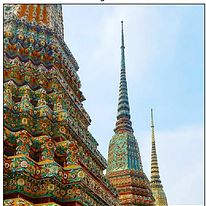
#> input picture Capture3.JPG, 206 x 206 px
$ python B1.py
#> lines starting #> are read from the running program, lines starting #| are printed output that depends on the picture
# Get set up
import cv2
import numpy as np
import matplotlib.pyplot as plt

img = cv2.imread("Capture3.JPG")
#> img is the input picture: shape (206, 206, 3); mean B, G, R 157.9, 161.5, 157
img = cv2.cvtColor(img, cv2.COLOR_BGR2RGB) # Fixes color read issue

av3 = cv2.blur(img,(3,3))
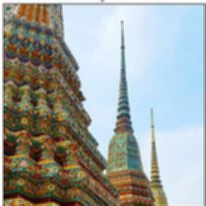
#> av3: shape (206, 206, 3); mean R, G, B 156.8, 161.3, 157.7
av5 = cv2.blur(img,(5,5))
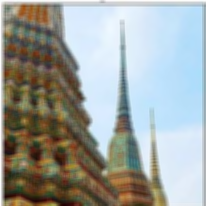
#> av5: shape (206, 206, 3); mean R, G, B 156.9, 161.4, 157.8

# Plot the image. This code is excluded for the rest of the article.
plt.gcf().set_size_inches(25,25)
plt.subplot(131),plt.imshow(img),plt.title('Original')
plt.xticks([]), plt.yticks([])
plt.subplot(132),plt.imshow(av3),plt.title('Averaging - 3x3')
plt.xticks([]), plt.yticks([])
plt.subplot(133),plt.imshow(av5),plt.title('Averaging - 5x5')
plt.xticks([]), plt.yticks([])
plt.show()
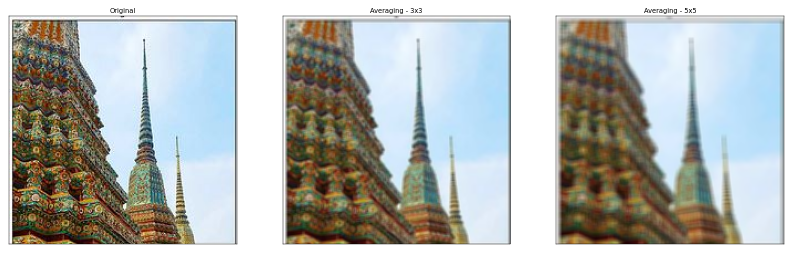
#> figure drawn by matplotlib, 3 panels

def noisy(image):

    row,col,ch = image.shape
    s_vs_p = 0.0005
    amount = 0.04
    out = np.copy(image)
    # Salt mode
    num_salt = np.ceil(amount * image.size * s_vs_p)
    coords = [np.random.randint(0, i - 1, int(num_salt))
          for i in image.shape]
    for i in coords:
        print(i)
        out[i] = [np.random.randint(0,245),np.random.randint(0,245),np.random.randint(0,245)]

    # Pepper mode
    num_pepper = np.ceil(amount* image.size * (1. - s_vs_p))
    coords = [np.random.randint(0, i - 1, int(num_pepper))
          for i in image.shape]
    for i in coords:
        print(i)
        out[i] = [np.random.randint(0,245),np.random.randint(0,245),np.random.randint(0,245)]
    return out

img = cv2.imread("Capture3.JPG")
img = cv2.cvtColor(img, cv2.COLOR_BGR2RGB)

from wand.image import Image

# Read image using Image() function
#> (the run stopped early here; a loop or call above may not have finished)

$ run again, with Capture2.JPG copied over Capture3.JPG
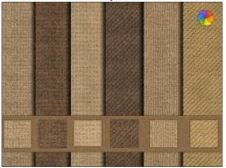
#> input picture Capture2.JPG, 226 x 168 px
#> img is the input picture: shape (168, 226, 3); mean B, G, R 85, 113.6, 137.7
#> `av5 = cv2.blur(img,(5,5))`:
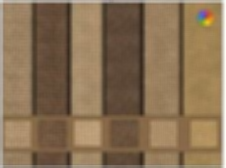
#> av5: shape (168, 226, 3); mean R, G, B 136.9, 112.8, 84.1
#> `plt.show()`:
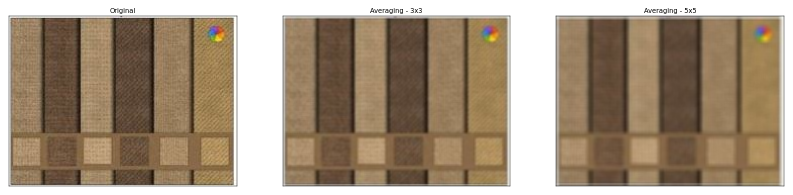
#> figure drawn by matplotlib, 3 panels

$ run again, with Capture4.JPG copied over Capture3.JPG
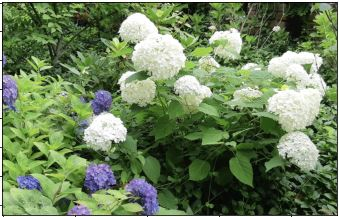
#> input picture Capture4.JPG, 339 x 217 px
#> img is the input picture: shape (217, 339, 3); mean B, G, R 90.7, 128.1, 108
#> `av5 = cv2.blur(img,(5,5))`:
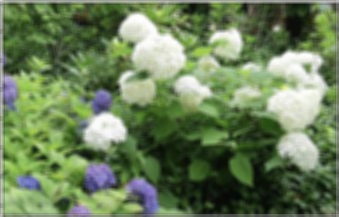
#> av5: shape (217, 339, 3); mean R, G, B 107.1, 127.3, 89.8
#> `plt.show()`:
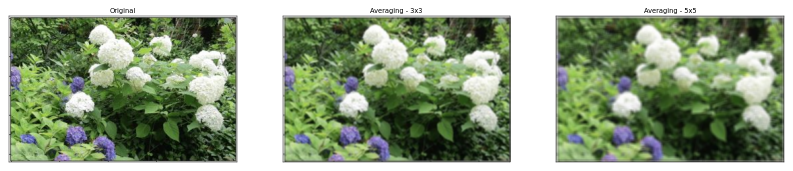
#> figure drawn by matplotlib, 3 panels
